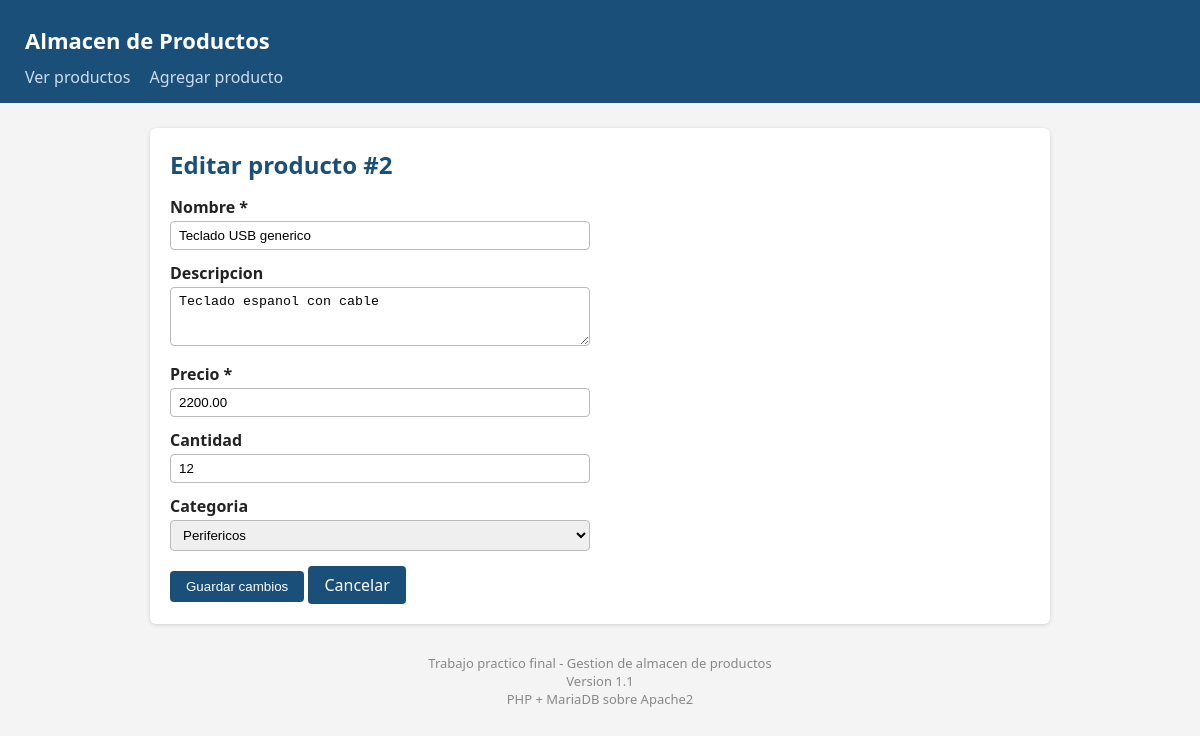
The page /editar.php?id=2 on the database its author committed.
### tables this page shows
CREATE TABLE IF NOT EXISTS productos (
    id          INT UNSIGNED AUTO_INCREMENT PRIMARY KEY,
    nombre      VARCHAR(100)  NOT NULL,
    descripcion VARCHAR(250)  DEFAULT NULL,
    precio      DECIMAL(10,2) NOT NULL DEFAULT 0.00,
    cantidad    INT UNSIGNED  NOT NULL DEFAULT 0,
    categoria_id INT UNSIGNED DEFAULT NULL,
    creado_en    TIMESTAMP    DEFAULT CURRENT_TIMESTAMP,
    modificado_en TIMESTAMP   DEFAULT CURRENT_TIMESTAMP
                    ON UPDATE CURRENT_TIMESTAMP,
    CONSTRAINT fk_producto_categoria
        FOREIGN KEY (categoria_id) REFERENCES categorias (id)
        ON DELETE SET NULL
);

CREATE TABLE IF NOT EXISTS categorias (
    id          INT UNSIGNED AUTO_INCREMENT PRIMARY KEY,
    nombre      VARCHAR(60)  NOT NULL UNIQUE,
    descripcion VARCHAR(200) DEFAULT NULL
);

### includes/db.php (called while the page is built, shortened)
<?php
function escapar($texto)
{
    return htmlspecialchars((string) $texto, ENT_QUOTES, 'UTF-8');
}
function listar_categorias($conexion)
{
    $categorias = [];
    $resultado = mysqli_query($conexion, 'SELECT id, nombre FROM categorias ORDER BY nombre');
    if ($resultado) {
        while ($fila = mysqli_fetch_assoc($resultado)) {
            $categorias[] = $fila;
        }
    }
    return $categorias;
}

### public/editar.php (the view, shortened to what this page needs)
<?php
require_once __DIR__ . '/../includes/db.php';
$id = $_GET['id'] ?? null;
$id = (int) $id;
$stmt = mysqli_prepare($conexion,
    'SELECT nombre, descripcion, precio, cantidad, categoria_id FROM productos WHERE id = ?');
mysqli_stmt_bind_param($stmt, 'i', $id);
mysqli_stmt_execute($stmt);
$resultado = mysqli_stmt_get_result($stmt);
$producto = mysqli_fetch_assoc($resultado);
$categorias = listar_categorias($conexion);
require __DIR__ . '/../includes/header.php';
?>
<h2>Editar producto #<?= escapar($id) ?></h2>
<form method="post" action="editar.php?id=<?= escapar($id) ?>">
    <dl>
        <dt><label for="nombre">Nombre *</label></dt>
        <dd><input type="text" id="nombre" name="nombre" maxlength="100"
                   value="<?= escapar($producto['nombre']) ?>"></dd>
        <dt><label for="descripcion">Descripcion</label></dt>
        <dd><textarea id="descripcion" name="descripcion" rows="3"><?= escapar($producto['descripcion']) ?></textarea></dd>
        <dt><label for="precio">Precio *</label></dt>
        <dd><input type="text" id="precio" name="precio" placeholder="1500.50"
                   value="<?= escapar($producto['precio']) ?>"></dd>
        <dt><label for="cantidad">Cantidad</label></dt>
        <dd><input type="number" id="cantidad" name="cantidad" min="0"
                   value="<?= escapar($producto['cantidad']) ?>"></dd>
        <dt><label for="categoria_id">Categoria</label></dt>
        <dd>
            <select id="categoria_id" name="categoria_id">
                <?php foreach ($categorias as $cat): ?>
                    <option value="<?= (int) $cat['id'] ?>"
                        <?= ((string) $producto['categoria_id'] === (string) $cat['id']) ? 'selected' : '' ?>>
                        <?= escapar($cat['nombre']) ?>
                    </option>
                <?php endforeach; ?>
            </select>
        </dd>
    </dl>
    <button type="submit" class="btn">Guardar cambios</button>
    <a class="btn" href="index.php">Cancelar</a>
</form>
<?php require __DIR__ . '/../includes/footer.php'; ?>

### public/estilos.css (style rules this page uses)
* { margin: 0; padding: 0; box-sizing: border-box; }
body { font-family: "Segoe UI", Arial, sans-serif; background: #f4f4f4; color: #222; }
h2 { margin-bottom: 15px; color: #1a4f7a; }
.btn { display: inline-block; padding: 8px 16px; background: #1a4f7a; color: #fff; border: none; border-radius: 4px; cursor: pointer; text-decoration: none; }
form dl { max-width: 420px; margin-bottom: 15px; }
form dt { margin-top: 12px; font-weight: bold; }
form dd { margin-top: 3px; }
input, select, textarea { width: 100%; padding: 6px 8px; border: 1px solid #bbb; border-radius: 4px; }
textarea { resize: vertical; }

### rows shown on the page
productos: nombre "Teclado USB generico", descripcion "Teclado espanol con cable", precio "2200.00", cantidad "12", categoria_id "Perifericos"

### other values the page prints
escapar($id) "2"
